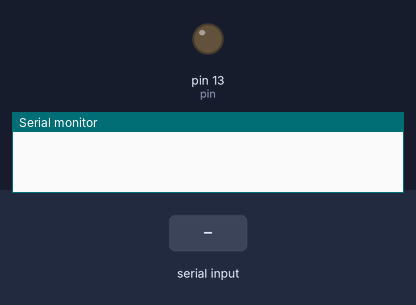
A sketch run on a simulated Arduino Uno, built with avr-gcc and run on an emulated ATmega328P. Shown: output pins drawn as LEDs (lit = HIGH), the last lines printed to the serial monitor. The test bench sets the inputs (shaded band).

Above: at 1.2 s.
1.3 s: "C" received over Serial
At 2.0 s:
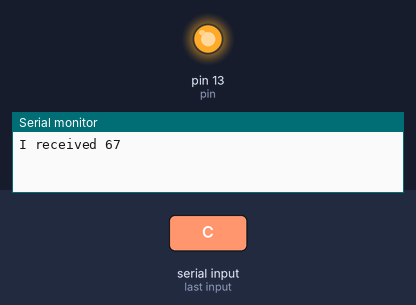
2.8 s: "1" received over Serial
At 3.1 s:
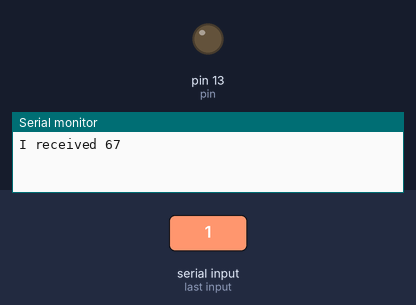
Timing chart, 0 to 5.8 s (numbered marks = the images above; inputs shaded):
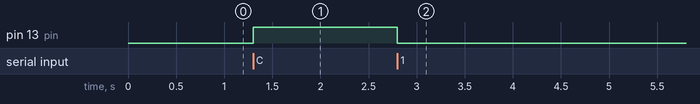

The sketch:

serial_char.ino
```cpp
int input=0;
int pin=13;
void setup() {
  pinMode(pin,OUTPUT);
  Serial.begin(9600);

}

void loop() {
  if(Serial.available()>0)
  {
    input=Serial.read();
    if(input==67)
    {
      Serial.print("I received ");
      Serial.print(input,DEC);
      digitalWrite(pin,HIGH);
      delay(100);
    }
    else
    {
            digitalWrite(pin,LOW);
            delay(100);

    }
}

}
```

Measured:
- after the input at 1.3 s, pin 13 (pin): LOW → HIGH at once
- after the input at 2.8 s, pin 13 (pin): HIGH → LOW at once
